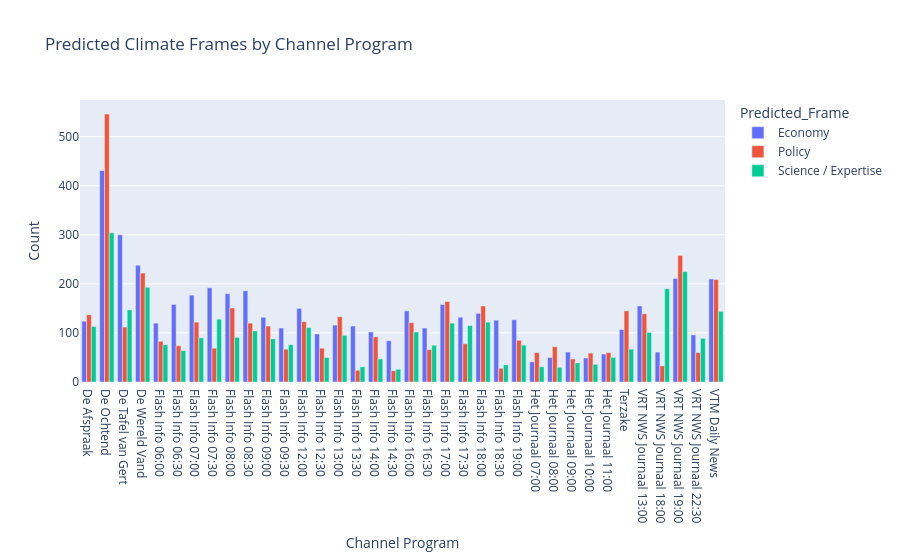

The cell this chart's notebook holds for it:
### Code cell
channel_frames_program = (
    filtered_df_final.groupby(
        ["Channel Program", "Predicted_Frame_Logistic"]
    )
    .size()
    .reset_index(name="Count")
)

fig = px.bar(
    channel_frames_program,
    x="Channel Program",
    y="Count",
    color="Predicted_Frame_Logistic",
    title="Predicted Climate Frames by Channel Program",
    barmode="group"
)

fig.show()

### Figure 1 — Plotly figure (JSON) as saved in the notebook; plotly's stock layout.template omitted (floating-point values rounded to 4 significant figures)
{"data": [{"alignmentgroup": "True", "hovertemplate": "Predicted_Frame=Economy<br>Channel Program=%{x}<br>Count=%{y}<extra></extra>", "legendgroup": "Economy", "marker": {"color": "#636efa", "pattern": {"shape": ""}}, "name": "Economy", "offsetgroup": "Economy", "orientation": "v", "showlegend": true, "textposition": "auto", "type": "bar", "x": ["De Afspraak", "De Ochtend", "De Tafel van Gert", "De Wereld Vand", "Flash Info 06:00", "Flash Info 06:30", "Flash Info 07:00", "Flash Info 07:30", "Flash Info 08:00", "Flash Info 08:30", "Flash Info 09:00", "Flash Info 09:30", "Flash Info 12:00", "Flash Info 12:30", "Flash Info 13:00", "Flash Info 13:30", "Flash Info 14:00", "Flash Info 14:30", "Flash Info 16:00", "Flash Info 16:30", "Flash Info 17:00", "Flash Info 17:30", "Flash Info 18:00", "Flash Info 18:30", "Flash Info 19:00", "Het Journaal 07:00", "Het Journaal 08:00", "Het Journaal 09:00", "Het Journaal 10:00", "Het Journaal 11:00", "Terzake", "VRT NWS Journaal 13:00", "VRT NWS Journaal 18:00", "VRT NWS Journaal 19:00", "VRT NWS Journaal 22:30", "VTM Daily News"], "xaxis": "x", "y": [124, 431, 300, 238, 120, 158, 177, 192, 180, 186, 132, 110, 150, 98, 116, 114, 102, 84, 145, 110, 158, 132, 140, 126, 127, 41, 50, 61, 49, 57, 107, 155, 61, 211, 96, 210], "yaxis": "y"}, {"alignmentgroup": "True", "hovertemplate": "Predicted_Frame=Policy<br>Channel Program=%{x}<br>Count=%{y}<extra></extra>", "legendgroup": "Policy", "marker": {"color": "#EF553B", "pattern": {"shape": ""}}, "name": "Policy", "offsetgroup": "Policy", "orientation": "v", "showlegend": true, "textposition": "auto", "type": "bar", "x": ["De Afspraak", "De Ochtend", "De Tafel van Gert", "De Wereld Vand", "Flash Info 06:00", "Flash Info 06:30", "Flash Info 07:00", "Flash Info 07:30", "Flash Info 08:00", "Flash Info 08:30", "Flash Info 09:00", "Flash Info 09:30", "Flash Info 12:00", "Flash Info 12:30", "Flash Info 13:00", "Flash Info 13:30", "Flash Info 14:00", "Flash Info 14:30", "Flash Info 16:00", "Flash Info 16:30", "Flash Info 17:00", "Flash Info 17:30", "Flash Info 18:00", "Flash Info 18:30", "Flash Info 19:00", "Het Journaal 07:00", "Het Journaal 08:00", "Het Journaal 09:00", "Het Journaal 10:00", "Het Journaal 11:00", "Terzake", "VRT NWS Journaal 13:00", "VRT NWS Journaal 18:00", "VRT NWS Journaal 19:00", "VRT NWS Journaal 22:30", "VTM Daily News"], "xaxis": "x", "y": [137, 546, 112, 222, 83, 74, 122, 69, 151, 120, 114, 67, 123, 69, 133, 24, 92, 23, 121, 66, 164, 78, 155, 28, 85, 60, 72, 47, 59, 60, 145, 139, 33, 258, 60, 209], "yaxis": "y"}, {"alignmentgroup": "True", "hovertemplate": "Predicted_Frame=Science / Expertise<br>Channel Program=%{x}<br>Count=%{y}<extra></extra>", "legendgroup": "Science / Expertise", "marker": {"color": "#00cc96", "pattern": {"shape": ""}}, "name": "Science / Expertise", "offsetgroup": "Science / Expertise", "orientation": "v", "showlegend": true, "textposition": "auto", "type": "bar", "x": ["De Afspraak", "De Ochtend", "De Tafel van Gert", "De Wereld Vand", "Flash Info 06:00", "Flash Info 06:30", "Flash Info 07:00", "Flash Info 07:30", "Flash Info 08:00", "Flash Info 08:30", "Flash Info 09:00", "Flash Info 09:30", "Flash Info 12:00", "Flash Info 12:30", "Flash Info 13:00", "Flash Info 13:30", "Flash Info 14:00", "Flash Info 14:30", "Flash Info 16:00", "Flash Info 16:30", "Flash Info 17:00", "Flash Info 17:30", "Flash Info 18:00", "Flash Info 18:30", "Flash Info 19:00", "Het Journaal 07:00", "Het Journaal 08:00", "Het Journaal 09:00", "Het Journaal 10:00", "Het Journaal 11:00", "Terzake", "VRT NWS Journaal 13:00", "VRT NWS Journaal 18:00", "VRT NWS Journaal 19:00", "VRT NWS Journaal 22:30", "VTM Daily News"], "xaxis": "x", "y": [113, 304, 147, 193, 76, 64, 90, 128, 91, 104, 88, 76, 111, 50, 95, 31, 47, 26, 102, 75, 120, 115, 122, 35, 75, 31, 30, 39, 36, 50, 67, 101, 190, 225, 89, 144], "yaxis": "y"}], "layout": {"barmode": "group", "legend": {"title": {"text": "Predicted_Frame"}, "tracegroupgap": 0}, "title": {"text": "Predicted Climate Frames by Channel Program"}, "xaxis": {"anchor": "y", "domain": [0, 1], "title": {"text": "Channel Program"}}, "yaxis": {"anchor": "x", "domain": [0, 1], "title": {"text": "Count"}}}}
